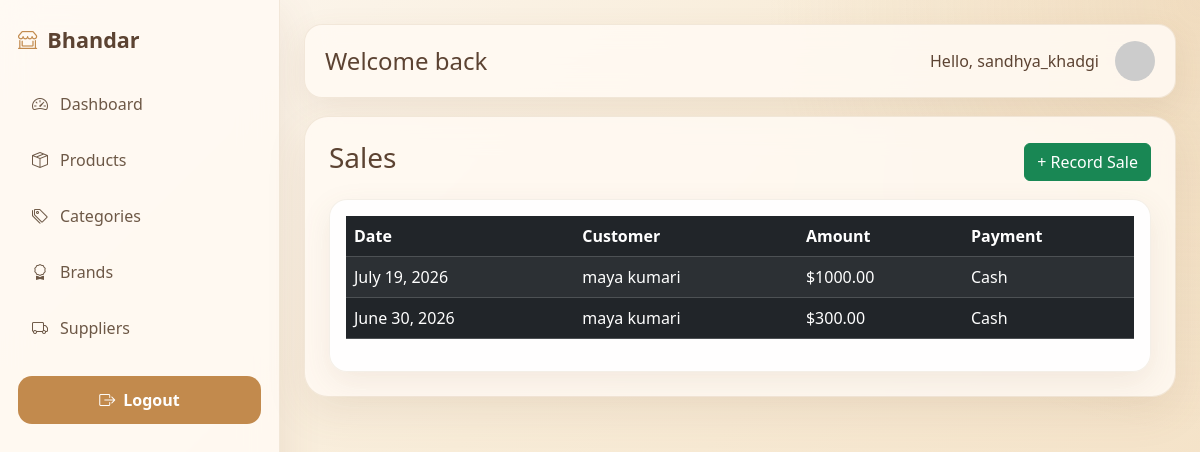
The page /sales/ (signed in) on the database its author committed.
### sales/models.py (models this page shows, shortened)
class Sale(models.Model):
    customer_name = models.CharField(max_length=150, blank=True)
    sale_date = models.DateField(auto_now_add=True)
    total_amount = models.DecimalField(max_digits=12, decimal_places=2, default=0)
    discount = models.DecimalField(max_digits=10, decimal_places=2, default=0)
    tax = models.DecimalField(max_digits=10, decimal_places=2, default=0)
    payment_method = models.CharField(max_length=50, default='Cash')
    notes = models.TextField(blank=True)

### sales/views.py (the view)
# urls.py: path('', SaleListView.as_view(), name='sale_list'),
class SaleListView(LoginRequiredMixin, ListView):
    model = Sale
    template_name = 'sales/sale_list.html'
    context_object_name = 'sales'
    ordering = ['-sale_date', '-id']

### templates/sales/sale_list.html (shortened to what this page needs)
{% extends 'base.html' %}
{% block content %}
<div class="d-flex justify-content-between align-items-center mb-3">
    <h3>Sales</h3>
    <a href="{% url 'sales:sale_create' %}" class="btn btn-success">+ Record Sale</a>
</div>
<div class="card">
    <div class="card-body">
        <table class="table table-dark table-striped">
            <thead>
                <tr>
                    <th>Date</th>
                    <th>Customer</th>
                    <th>Amount</th>
                    <th>Payment</th>
                </tr>
            </thead>
            <tbody>
                {% for sale in sales %}
                <tr>
                    <td>{{ sale.sale_date }}</td>
                    <td>{{ sale.customer_name|default:'Walk-in' }}</td>
                    <td>${{ sale.total_amount }}</td>
                    <td>{{ sale.payment_method }}</td>
                </tr>
                {% empty %}
                <tr><td colspan="4">No sales recorded yet.</td></tr>
                {% endfor %}
            </tbody>
        </table>
    </div>
</div>
{% endblock %}

### templates/base.html (shortened to what this page needs)
<!DOCTYPE html>
<html lang="en">
<head>
    <link rel="stylesheet" href="https://cdn.jsdelivr.net/npm/bootstrap@5.3.3/dist/css/bootstrap.min.css">
    <link rel="stylesheet" href="https://cdn.jsdelivr.net/npm/bootstrap-icons@1.11.3/font/bootstrap-icons.css">
</head>
<body>
    <div class="page-shell">
        <aside class="sidebar">
            <a class="sidebar-brand" href="{% url 'dashboard:home' %}">
    <i class="bi bi-shop-window"></i>
                <span>Bhandar</span>
            </a>
            <div class="nav-section">
                <a class="sidebar-link{% if request.resolver_match.namespace == 'dashboard' %} active{% endif %}" href="{% url 'dashboard:home' %}"><i class="bi bi-speedometer2"></i><span>Dashboard</span></a>
                <a class="sidebar-link" href="{% url 'products:product_list' %}"><i class="bi bi-box-seam"></i><span>Products</span></a>
                <a class="sidebar-link" href="{% url 'categories:category_list' %}"><i class="bi bi-tags"></i><span>Categories</span></a>
                <a class="sidebar-link" href="{% url 'brands:brand_list' %}"><i class="bi bi-award"></i><span>Brands</span></a>
                <a class="sidebar-link" href="{% url 'suppliers:supplier_list' %}"><i class="bi bi-truck"></i><span>Suppliers</span></a>
            </div>
           <div class="mt-4">
    {% if user.is_authenticated %}
        <form method="post" action="{% url 'accounts:logout' %}">
            <button type="submit" class="logout-btn">
                <i class="bi bi-box-arrow-right"></i> Logout
            </button>
        </form>
    {% else %}
        <a href="{% url 'accounts:login' %}" class="login-btn">
            <i class="bi bi-box-arrow-in-right"></i> Login
        </a>
    {% endif %}
</div>
        </aside>
        <main class="main-content">
            <div class="topbar">
                <div>
                    <h4 class="mb-0">Welcome back</h4>
                </div>
                <div class="d-flex align-items-center gap-3">
    <span>Hello, {{ user.username }}</span>
    <img src="https://ui-avatars.com/api/?name={{ user.username }}&background=2563eb&color=fff"
         class="rounded-circle"
         width="40"
         height="40">
</div>
            </div>
            <div class="content-panel">
                {% block content %}{% endblock %}
            </div>
        </main>
    </div>
</body>
</html>

### templates/base.html (style rules this page uses)
body { margin: 0; min-height: 100vh; font-family: 'Segoe UI', Tahoma, Geneva, Verdana, sans-serif; color: #5c4332; background: linear-gradient(135deg, #fdf8f2 0%, #f8ecd8 45%, #f3dfc2 100%); }
body::before { content: ''; position: fixed; inset: 0; background: radial-gradient(circle at top right, rgba(222, 184, 135, 0.25), transparent 30%); pointer-events: none; z-index: -1; }
.page-shell { display: flex; min-height: 100vh; }
.sidebar { width: 280px; padding: 24px 18px; background: rgba(255, 250, 243, 0.88); backdrop-filter: blur(18px); border-right: 1px solid rgba(181, 148, 105, 0.18); box-shadow: 0 12px 40px rgba(133, 94, 66, 0.12); }
.sidebar-brand { display: flex; align-items: center; gap: 10px; text-decoration: none; color: #5c4332; font-size: 1.35rem; font-weight: 700; margin-bottom: 24px; }
.sidebar-brand i { font-size: 1.2rem; color: #c28a4d; }
.nav-section { margin-top: 12px; }
.sidebar-link { display: flex; align-items: center; gap: 12px; padding: 12px 14px; border-radius: 14px; color: #6d5846; text-decoration: none; transition: all 0.25s ease; margin-bottom: 8px; }
.main-content { flex: 1; padding: 24px; display: flex; flex-direction: column; gap: 18px; }
.topbar { padding: 16px 20px; background: rgba(255, 250, 243, 0.88); border: 1px solid rgba(181, 148, 105, 0.18); border-radius: 18px; box-shadow: 0 10px 30px rgba(133, 94, 66, 0.10); backdrop-filter: blur(14px); display: flex; justify-content: space-between; align-items: center; gap: 12px; }
.content-panel { padding: 24px; background: rgba(255, 250, 243, 0.88); border: 1px solid rgba(181, 148, 105, 0.18); border-radius: 24px; box-shadow: 0 16px 40px rgba(133, 94, 66, 0.10); backdrop-filter: blur(16px); }
.card { background: rgba(255, 255, 255, 0.95); color: #5c4332; border: 1px solid rgba(181, 148, 105, 0.15); border-radius: 18px; box-shadow: 0 10px 30px rgba(133, 94, 66, 0.10); transition: transform 0.25s ease, box-shadow 0.25s ease; }
.logout-btn, .login-btn { width: 100%; display: flex; justify-content: center; align-items: center; gap: 8px; padding: 12px; background: #c28a4d; color: #fff; border: none; border-radius: 14px; font-weight: 600; text-decoration: none; transition: all 0.3s ease; cursor: pointer; }

### rows shown on the page
Sale: sale_date "July 19, 2026", customer_name "maya kumari", total_amount "1000.00", payment_method "Cash"
Sale: sale_date "June 30, 2026", customer_name "maya kumari", total_amount "300.00", payment_method "Cash"

### other values the page prints
{{ user.username }} "sandhya_khadgi"
